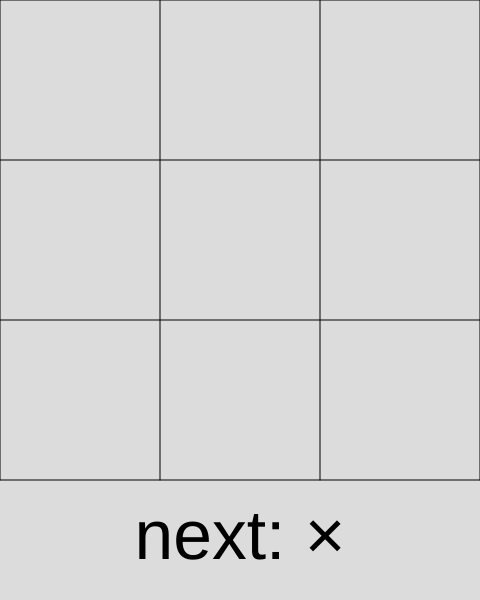
Frame 1 (no input)
Frame 60 (no input): identical to frame 1, image omitted
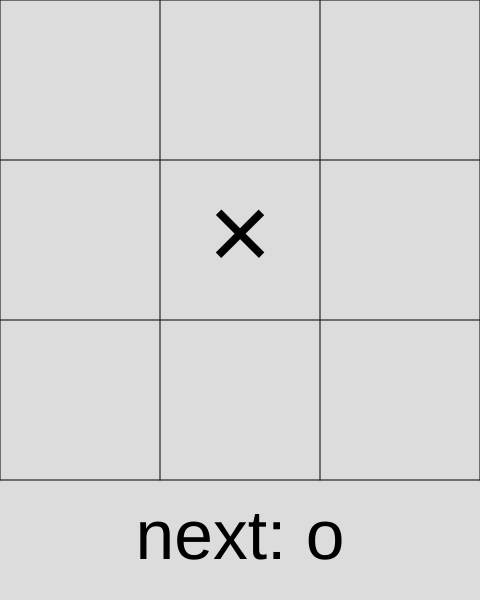
Frame 120 (the mouse pressed at the canvas centre since frame 60)

The p5.js sketch that drew these frames (run headless with seeded random() and noise() and a simulated clock; from frame 60 on, the mouse is pressed at the canvas centre):

// p5.js sketch
// ── sketch.js
let board = [];
let size = 3;
board.length = size;
let unitLength = 160; // the length of the sigle black
let players = ['o', '×']
let currentplayer;
let margin = 120; // the distance of (the bottom of the last block) and (the bottom of the canvas)
let winner;
let gameCount = 0;
let xCount = 0;
let oCount = 0;
let tieCount = 0;
let checkWinner = false;

function buildBoard() {
  for (let i = 0; i < 3; ++i) {
    board[i] = ['', '', ''];
  }
  // If there is a winner, the loser starts the next game.
  // Otherwise, order is ramdomly decided
  if (checkwinner() && winner == 'x') {
    currentplayer = 'o';
  } else if (checkwinner() && winner == 'o') {
    currentplayer = 'o';
  } else {
    currentplayer = random(players);
  }
  // reset the checkWinner boolean
  checkWinner = false;
}


function setup() {
  createCanvas(size * unitLength, size * unitLength + margin);
  // build the game board
  buildBoard();
  // create a button to reset the board
  let buttonWidth;
  let buttonHeight = unitLength / 3;
  var resetBoardButton = createButton("Reset Board");
  resetBoardButton.position(unitLength, height);
  resetBoardButton.style('width', unitLength + 'px');
  resetBoardButton.style('height', buttonHeight + 'px');
  resetBoardButton.style('font-size', 16*unitLength/100 + 'px');
  resetBoardButton.style('background-color', color(25, 23, 200, 50));
  resetBoardButton.mousePressed(buildBoard);

  // create a button to restart the game
  var newGameButton = createButton("New Game");
  newGameButton.position(unitLength, height + buttonHeight);
  newGameButton.style('width', unitLength + 'px');
  newGameButton.style('height', unitLength / 3 + 'px');
  newGameButton.style('font-size', 16*unitLength/100 +'px');
  newGameButton.style('background-color', color(25, 23, 200, 50));
  newGameButton.mousePressed(restartGames);

  // Initialize the gameDisplay
  xWins = createDiv();
  oWins = createDiv();
  tie = createDiv();
  totalGame = createDiv();
}


function draw() {
  background(220);
  // draw the board, including the pieces and the grid
  drawBoard();
  // Display the status of the players. i.e. next player/winner/tie
  displayPlayerStatus();
  // Display the status of the game. i.e. × Wins/o Wins/Ties/Total Games
  displayGameStatus();
}


// draw the board, including the pieces and the grid
function drawBoard() {
  // display the content of the board
  for (let i = 0; i < size; ++i) {
    for (let j = 0; j < size; ++j) {
      let spot = board[i][j];
      let x = unitLength * (j + 0.5);
      let y = unitLength * (i + 0.5);
      textSize(68 * (unitLength / 100));
      textAlign(CENTER, CENTER);
      text(spot, x, y);
    }
  }
  // draw the grid
  for (let i = 0; i <= size; ++i) {
    color(20);
    line(0, unitLength * i, unitLength * size, unitLength * i);
  }
  for (let i = 0; i <= size; ++i) {
    color(20);
    line(unitLength * i, 0, unitLength * i, unitLength * size);
  }
}


function displayGameStatus() {
  let x = width + 10;
  let y = unitLength/3.5;
  textSize(24);
  textAlign(RIGHT, TOP);
  xWins.html("x Wins: " + xCount);
  xWins.position(x, 10);
  xWins.style('font-size', 20*unitLength/100 + 'px');
  oWins.html("o Wins: " + oCount);
  oWins.position(x, y);
  oWins.style('font-size', 20*unitLength/100 + 'px');
  tie.html("Ties: " + tieCount);
  tie.position(x, 2 * y);
  tie.style('font-size', 20*unitLength/100 + 'px');
  gameCount = xCount + oCount + tieCount;
  totalGame.html("Total Games: " + gameCount);
  totalGame.position(x, 3 * y);
  totalGame.style('font-size', 20*unitLength/100 + 'px');
}


// Display the winner or tie when the game is over
function displayPlayerStatus() {
  x = width / 2;
  y = height - margin / 2;
  textSize(58 * (margin / 100));
  textAlign(CENTER, CENTER);
  if (checkwinner()) {
    if (winner == 'tie') {
      // print 'tie'
      text('tie', x, y);
      if (!checkWinner) {
        ++tieCount;
        checkWinner = true;
      }
    } else if (winner == '×') {
      // print the winner
      text('winner: ' + '×', x, y);
      if (!checkWinner) {
        ++xCount;
        checkWinner = true;
      }
    } else if (winner == 'o') {
      text('winner: ' + 'o', x, y);
      if (!checkWinner) {
        ++oCount;
        checkWinner = true;
      }
    }
  } else {
    // print which player should move next
    text("next:" + " " + currentplayer, x, y);
  }
}


function restartGames() {
  winner = 'tie';
  buildBoard();
  xCount = 0;
  oCount = 0;
  tieCount = 0
}


// return the result of "a=b=c"
function tripleEqual(a, b, c) {
  return (a == b && a == c);
}


// check if the board is full
function isfull() {
  for (let i = 0; i < 3; ++i) {
    for (let j = 0; j < 3; ++j) {
      let spot = board[i][j];
      if (spot == '') {
        return false;
      }
    }
  }
  return true;
}


// Check if there is a winner or tie
// return true if the game is over(there is a winner or tie)
// return false otherwise
function checkwinner() {
  for (i = 0; i < size; ++i) {
    // horizontally
    if (tripleEqual(board[i][0], board[i][1], board[i][2]) &&
      board[i][0] != '') {
      winner = board[i][0];
      return true;
    }
    // vertically
    else if (tripleEqual(board[0][i], board[1][i], board[2][i]) &&
      board[0][i] != '') {
      winner = board[0][i];
      return true;
    }
  }
  // diagonally
  if ((tripleEqual(board[0][0], board[1][1], board[2][2]) ||
      tripleEqual(board[0][2], board[1][1], board[2][0])) &&
    board[1][1] != '') {
    winner = board[1][1];
    return true;
  }
  // board is full
  else if (isfull()) {
    winner = 'tie';
    return true;
  }
  return false;
}


// change the content of the board depending on which spot is clicked
// return 2 if a step is made successfully, return 1 otherwise
function setXO(board, char) {
  if (mouseX > 0 && mouseX < unitLength) {
    if (mouseY > 0 && mouseY < unitLength && board[0][0] == '') {
      board[0][0] = char;
      return 2;
    } else if (mouseY > unitLength && mouseY < 2 * unitLength && board[1][0] == '') {
      board[1][0] = char;
      return 2;
    } else if (mouseY > 2 * unitLength && mouseY < 3 * unitLength && board[2][0] == '') {
      board[2][0] = char;
      return 2;
    }
  } else if (mouseX > unitLength && mouseX < 2 * unitLength) {
    if (mouseY > 0 && mouseY < unitLength && board[0][1] == '') {
      board[0][1] = char;
      return 2;
    } else if (mouseY > unitLength && mouseY < 2 * unitLength && board[1][1] == '') {
      board[1][1] = char;
      return 2;
    } else if (mouseY > 2 * unitLength && mouseY < 3 * unitLength && board[2][1] == '') {
      board[2][1] = char;
      return 2;
    }
  } else if (mouseX > 2 * unitLength && mouseX < 3 * unitLength) {
    if (mouseY > 0 && mouseY < unitLength && board[0][2] == '') {
      board[0][2] = char;
      return 2;
    } else if (mouseY > unitLength && mouseY < 2 * unitLength && board[1][2] == '') {
      board[1][2] = char;
      return 2;
    } else if (mouseY > 2 * unitLength && mouseY < 3 * unitLength && board[2][2] == '') {
      board[2][2] = char;
      return 2;
    }
  }
  return 1;
}


// make the move
function mousePressed() {
  if (!checkwinner()) {
    if (currentplayer == '×') {
      let a = setXO(board, '×');
      // switch roles only if a placement was made successfully
      if (a == 2) {
        currentplayer = 'o';
      }
    } else {
      let a = setXO(board, 'o');
      // switch roles only if a placement was made successfully
      if (a == 2) {
        currentplayer = '×';
      }
    }
  }
}
